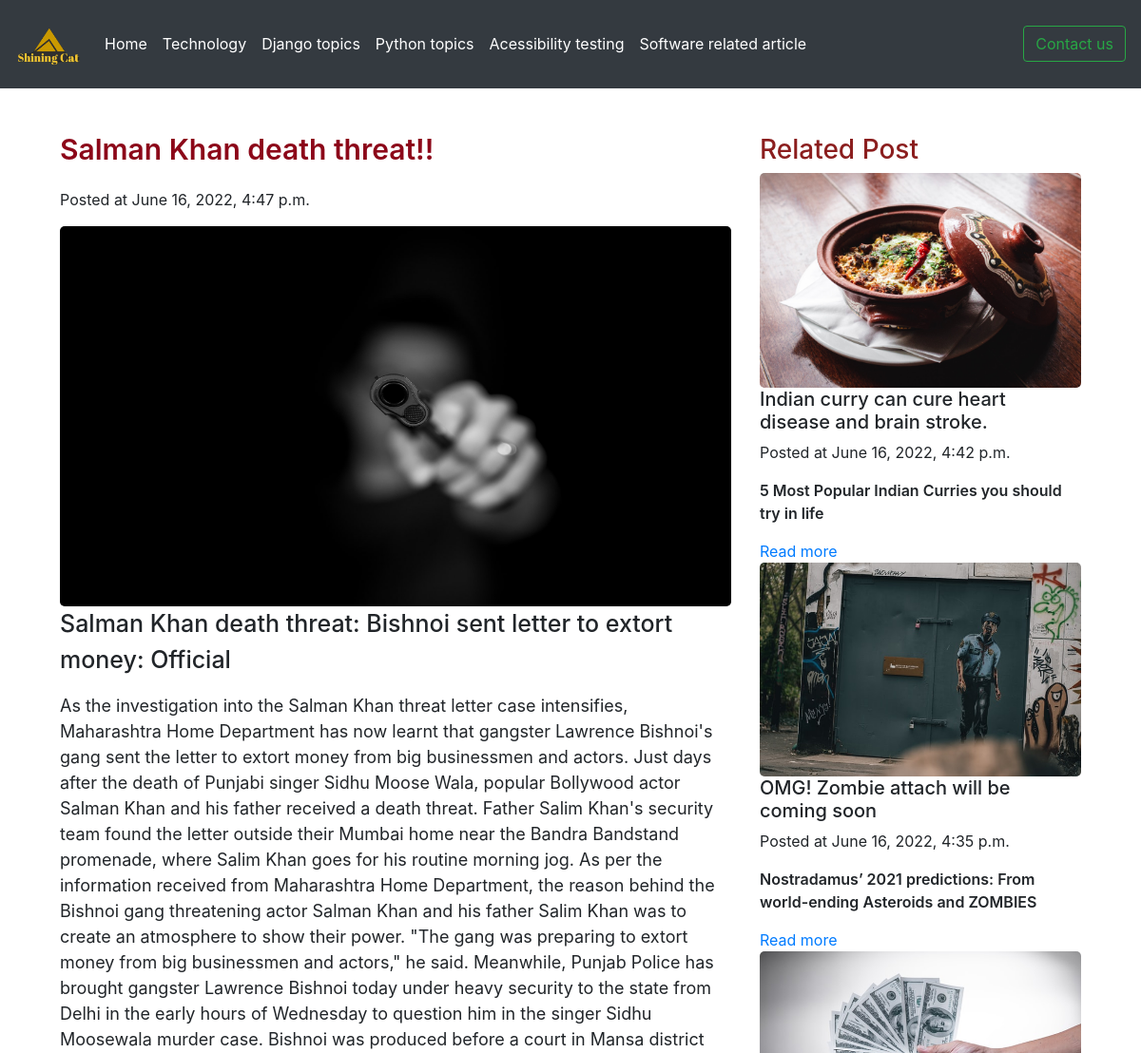
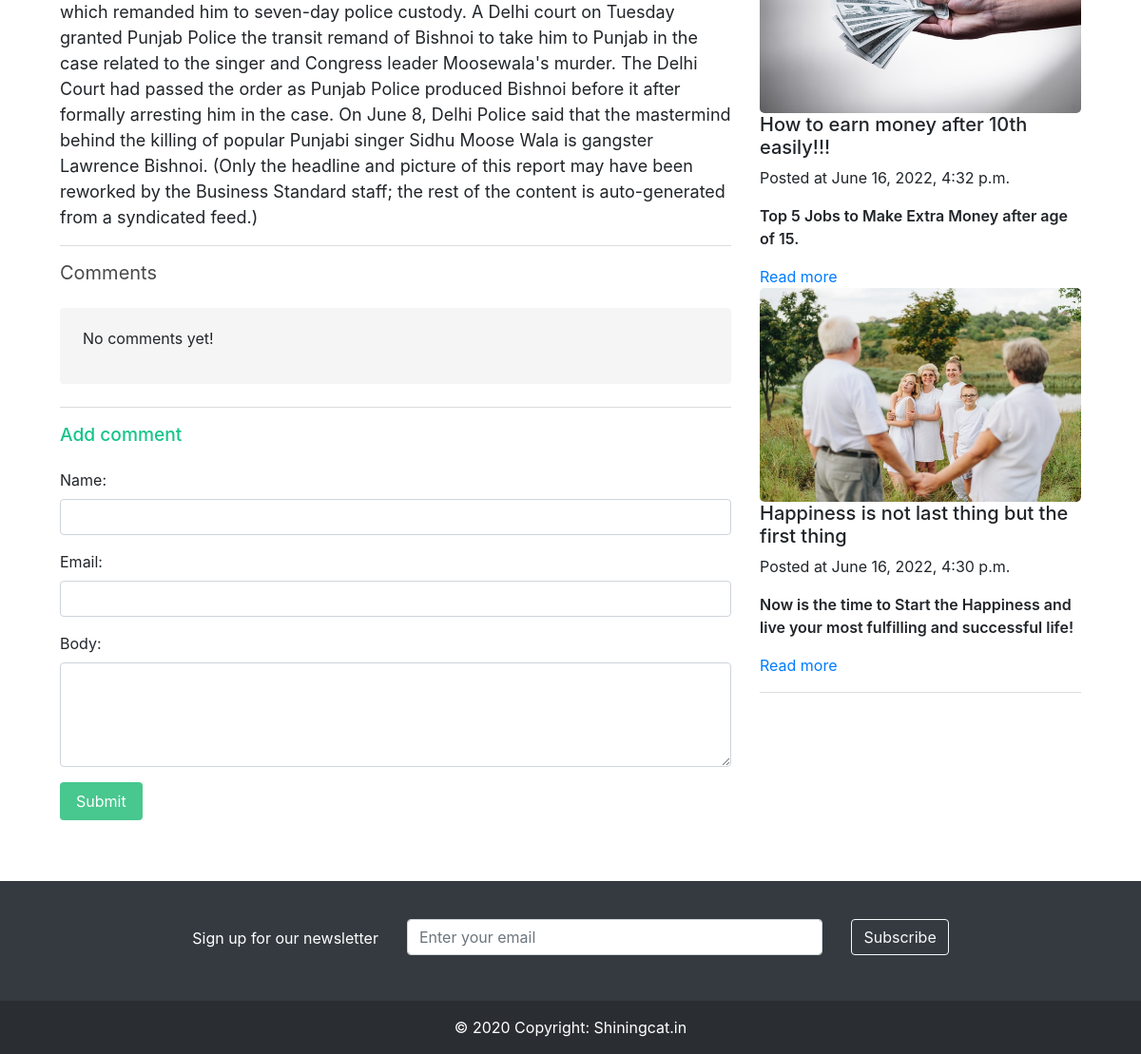
The app's page /see/salman_khan_death_threat/ with its own data (2 pictures, top to bottom).
### blog/models.py (models this page shows)
class Post(models.Model):
    title = models.CharField(max_length=255)
    article_img = models.ImageField(upload_to=None, height_field=None, width_field=None, max_length=100,default="")
    field = models.CharField(max_length=50,default="")
    slug = models.SlugField()
    intro = models.TextField()
    body = models.TextField()
    date_added = models.DateTimeField(auto_now_add=True)
    class Meta:
        ordering = ['-date_added']

### blog/views.py (the view)
# urls.py: path('see/<slug:slug>/', post_detail, name='post_detail'),
def post_detail(request, slug):
    post = Post.objects.get(slug=slug)
    npost= Post.objects.all()[:5]
    if request.method == 'POST':
        form = CommentForm(request.POST)
        if form.is_valid():
            comment = form.save(commit=False)
            comment.post = post
            comment.save()
            return redirect('post_detail', slug=post.slug)
    else:
        form = CommentForm()
    return render(request, 'blog/post_detail.html', {'post': post, 'form': form,'npost':npost})

### blog/forms.py
class CommentForm(forms.ModelForm):
    class Meta:
        model = Comment
        fields = ['name', 'email', 'body']
        widgets={'name':forms.TextInput(attrs={'class':'form-control'}),
                'email': forms.EmailInput(attrs={'class':'form-control'}),
                'body': forms.Textarea(attrs={'class':'form-control','rows':4}),
                }

### blog/templates/blog/post_detail.html (shortened to what this page needs)
{% extends 'blog/base.html' %}
{% block content %}
<div class="row">
    <div class="col-sm-8">
    <h1 class="title headingcolor">{{ post.title }}</h1>
    <p class="headertext">Posted at {{ post.date_added }}</p>
    <img src="/media/{{post.article_img}}" alt="Avatar" class="imageheight" />
    <p class="introtext">{{ post.intro }}</h4>
    <p class="bodytext">{{ post.body }}</p>
    <hr>
    <h2 class="subtitle">Comments</h2>
    {% for comment in post.comments.all %}
        <article class="media">
            <div class="media-content">
                <div class="content">
                    <p>
                        <span class="commenttext">{{ comment.name }}</span> <small class="ffontdate">{{ comment.date_added }}</small>
                        <br>
                        {{ comment.body }}
                    </p>
                </div>
            </div>
        </article>
    {% empty %}
        <div class="notification">
            <p>No comments yet!</p>
        </div>
    {% endfor %}
    <hr>
    <h2 class="subtitle setcolor">Add comment</h2>
    <form method="post" action="." class="form-group">
        {{ form.as_p }}
        <div class="field">
            <div class="control">
                <button class="button is-success">Submit</button>
            </div>
        </div>
    </form>
</div>
<div class="col-sm-4">
    <h3 class="coloring">Related Post</h3>
    {% for po in npost %}
    {% if po.slug != post.slug %}
        <img src="/media/{{po.article_img}}" alt="Avatar" class="logo">
        <h5>{{ po.title }}</h5>
        <p class="textdate">Posted at {{ po.date_added }}</p>
        <p class="fontdate">{{ po.intro }}</p>
        <a href="{% url 'post_detail' po.slug %}">Read more</a>
            {%endif%}
    {% endfor %}
    <hr>
</div>
{% endblock %}

### staticfiles/main.css (style rules this page uses)
img { border-radius:5px; }
.headertext { font-size: medium; }
.coloring { color: rgb(139, 30, 30); }
.headingcolor { color: rgb(140, 7, 25); font-size: 30px; font-weight: 600; }
.setcolor { font-size: larger; color: rgb(21, 196, 138); font-weight: 500; }
.imageheight { width: 100%; height: 400px; }
.textdate { font-size: medium; }
.fontdate { font-size: medium; font-weight: 600; }
.bodytext { font-size: large; }
.introtext { font-size: 25px; font-weight: 500; }

### records on screen
Post: title "Salman Khan death threat!!", date_added "June 16, 2022, 4:47 p.m.", article_img (picture), intro "Salman Khan death threat: Bishnoi sent letter to extort money: Official", body "As the investigation into the Salman Khan threat letter case intensifies, Maharashtra Home Department has now learnt that gangster Lawrence Bishnoi's gang sent the letter to extort money from big businessmen and actors. Just days after the death of Punjabi singer Sidhu Moose Wala, popular Bollywood actor Salman Khan and his father received a death threat. Father Salim Khan's security team found the letter outside their Mumbai home near the Bandra Bandstand promenade, where Salim Khan goes for his routine morning jog. As per the information received from Maharashtra Home Department, the reason behind the Bishnoi gang threatening actor Salman Khan and his father Salim Khan was to create an…"
Post: article_img (picture), title "Indian curry can cure heart disease and brain stroke.", date_added "June 16, 2022, 4:42 p.m.", intro "5 Most Popular Indian Curries you should try in life"
Post: article_img (picture), title "OMG! Zombie attach will be coming soon", date_added "June 16, 2022, 4:35 p.m.", intro "Nostradamus’ 2021 predictions: From world-ending Asteroids and ZOMBIES"
Post: article_img (picture), title "How to earn money after 10th easily!!!", date_added "June 16, 2022, 4:32 p.m.", intro "Top 5 Jobs to Make Extra Money after age of 15."
Post: article_img (picture), title "Happiness is not last thing but the first thing", date_added "June 16, 2022, 4:30 p.m.", intro "Now is the time to Start the Happiness and live your most fulfilling and successful life!"
